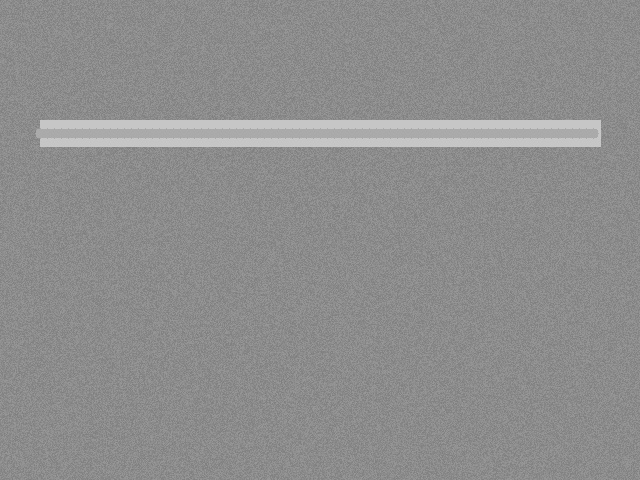
#> input picture samples/weld_clean.jpg, 640 x 480 px
$ python -i diagnose_fn.py   (imports and definitions only)   (older library calls are emulated)
#> lines starting #> are read from the running program, lines starting #| are printed output that depends on the picture; after the words box and inside, x2 and y2 are one past the last pixel; in counts of white or black regions, pixels touching at a corner belong together
### backend/app/features.py
"""OpenCV 5 feature extraction for rolled-steel surface defect classification.

Every feature here is computed with OpenCV, which is what the competition
requires ("substantive OpenCV 5 for image/video analysis"):

  * 16 Gabor filter responses  -> cv2.filter2D + cv2.getGaborKernel
  * gradient magnitude + orientation histogram -> cv2.Sobel
  * multi-scale local anomaly energy -> cv2.blur + cv2.absdiff
  * surface roughness -> cv2.Laplacian
  * coarse intensity profile -> cv2.resize

The classifier head is a small NumPy logistic regression (see classifier.py).
This OpenCV 5 build ships no cv2.ml / objdetect / bgsegm module, and adding
torch or sklearn would add a dependency the pipeline does not need.

The feature vector is fixed-length and deterministic so a trained model stays
valid: descriptor length is asserted in classifier.py at load time.
"""
import cv2
import numpy as np

# 8 Gabor filters, not 16. eval/feature_variants.py measured this on the
# leakage-free split: halving the bank (scales 3,5,9,15 -> 3,9, keeping all four
# orientations) is 2.20x faster end-to-end at IDENTICAL held-out accuracy
# (95.37% either way). Dropping Gabor entirely costs 5.18 accuracy points, so
# orientation-selective texture is doing real work - it just does not need 16
# convolutions to do it.
GABOR_SCALES = (3, 9)
GABOR_ORIENTS = (0, 45, 90, 135)
GABOR_SIGMA = 2.0
GABOR_GAMMA = 0.5
ANOM_BOXES = (9, 21, 41)
ANOM_LEVEL = 12.0
IMAGE_SIZE = 128

CLASS_NAMES = (
    "crazing", "inclusion", "patches",
    "pitted_surface", "rolled-in_scale", "scratches",
)


def _gabor_bank():
    # Kernel size is computed EXPLICITLY as 6*sigma+1 rather than passing (0,0).
    # OpenCV 5 auto-sizes (0,0) to exactly this, but the 4.14 control build does
    # not: there (0,0) was taken literally and getGaborKernel tried to allocate
    # ~1.8e19 bytes and died. Verified bit-identical to the auto-sized kernel on
    # 5.0.0, so the trained model stays valid.
    kernels = []
    for s in GABOR_SCALES:
        ksize = (1, 6 * s + 1)
        for o in GABOR_ORIENTS:
            kernels.append(
                cv2.getGaborKernel(
                    ksize, s, np.deg2rad(o), GABOR_SIGMA, 0, GABOR_GAMMA,
                    ktype=cv2.CV_64F,
                )
            )
#> further down, picture is the input picture: shape (480, 640); min 119, max 204, mean 141.9
    return kernels


def gabor_ksize(sigma):
    return (1, 6 * int(sigma) + 1)


GABOR_BANK = _gabor_bank()
DESCRIPTOR_LEN = len(GABOR_BANK) * 2 + 3 + 8 + len(ANOM_BOXES) * 3 + 16 + 1


# [78 lines left out: functions to_gray, quality_metrics, describe, not called in this run]


def describe_image(image):
    return np.asarray(describe(to_gray(image)), dtype=np.float64)


# [9 lines left out: function anomaly_map, not called in this run]

### eval/diagnose_fn.py
"""Diagnose why weld_defect is scored `pass` under low light / low contrast.

run_eval.py reports a false negative there, but eval/robustness_rules.py shows the
dark-blob detector never loses the blob. So the failure is downstream: either the
Canny edge channel (absolute thresholds 50/150, which are illumination-dependent)
or the score blend that feeds the verdict.
"""
import sys
from pathlib import Path

import cv2
import numpy as np

ROOT = Path(__file__).resolve().parents[1]
sys.path.insert(0, str(ROOT))

from backend.app.vision import analyze_image  # noqa: E402
from eval.run_eval import SAMPLES, apply_perturbation  # noqa: E402

CASES = [
    {"name": "none", "kind": "identity"},
    {"name": "dark_-30", "kind": "brightness", "value": 0.70},
    {"name": "contrast_0.6", "kind": "contrast", "value": 0.6},
]


def canny_stats(gray):
    """Compare fixed thresholds against median-proportional thresholds."""
    med = float(np.median(gray))
#> med = 140
    b = cv2.GaussianBlur(gray, (5, 5), 0)
    fixed = cv2.Canny(b, 50, 150)
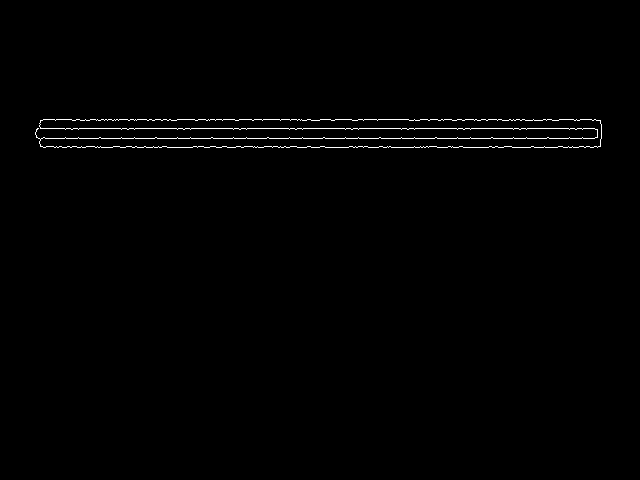
#> fixed: shape (480, 640); 0.75% white in thin lines or dots, all inside (x1, y1, x2, y2) = (35, 119, 602, 148)
    scaled = cv2.Canny(b, max(1, int(0.66 * med)), max(2, int(1.33 * med)))
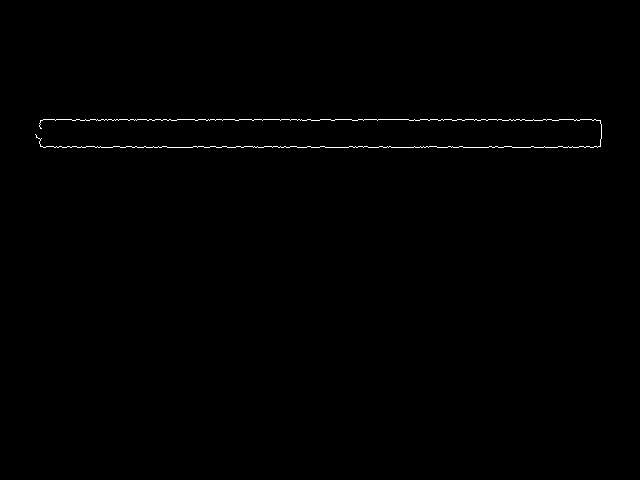
#> scaled: shape (480, 640); 0.38% white in thin lines or dots, all inside (x1, y1, x2, y2) = (35, 119, 602, 148)
    return med, float((fixed > 0).mean()), float((scaled > 0).mean())


def main():
    for name in ("weld_defect.jpg", "weld_clean.jpg"):
        img = cv2.imread(str(SAMPLES / name))
        print(f"\n=== {name} ===")
        for spec in CASES:
            p = apply_perturbation(img, spec)
            data = cv2.imencode(".jpg", p)[1].tobytes()
            v = analyze_image(data)
            gray = cv2.cvtColor(cv2.resize(p, (640, 480)), cv2.COLOR_BGR2GRAY)
            med, fixed_d, scaled_d = canny_stats(gray)
            print(f"  {spec['name']:<14} verdict_score={v['defect_score']:<6} "
                  f"blobs={v['dark_blobs']:<3} edge_density={v['edge_density']:.5f} "
                  f"contours={v['large_contours']}")
            print(f"  {'':<14} gray median={med:6.1f}  "
                  f"canny(50,150) density={fixed_d:.5f}  "
                  f"canny(median-scaled) density={scaled_d:.5f}")


# [2 lines not run here, left out]

>>> import cv2
>>> picture = cv2.imread('../samples/weld_clean.jpg', cv2.IMREAD_GRAYSCALE)
>>> result = canny_stats(picture)
#> result = (140, 0.00748, 0.00381)
